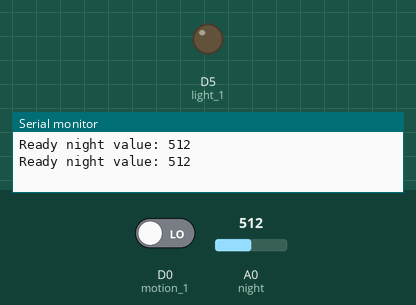
Recording of a sketch running on a simulated ESP8266 (NodeMCU). Shown: output pins drawn as LEDs (lit = HIGH), the last lines printed to the serial monitor. The inputs (shaded band) are chosen by the test bench; at power-on: D0 (motion_1) LOW, A0 (night) = 512.

Above: at 2.8 s.
2.9 s: D0 (motion_1) driven HIGH
5.5 s: A0 (night) set to 52
7.2 s: A0 (night) set to 45
At 8.4 s:
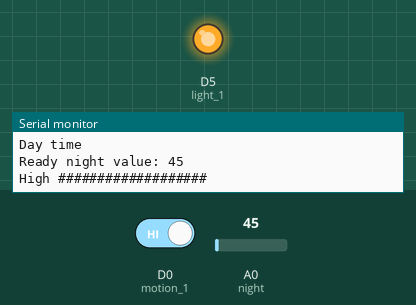
Timing chart, 0 to 10.2 s (numbered marks = the images above; inputs shaded):
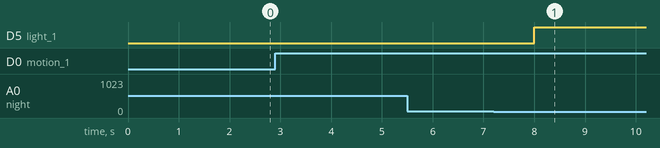

Measured:
- the behaviour switches between 50 and 49 on A0 (night) (found by bisection; images 0 and 1)
- after the input at 7.2 s, D5 (light_1): LOW → HIGH after 0.80 s

The sketch:

SmartLalten.ino
```cpp
#define motion_1  D0
#define night  A0
#define light_1  D5
void setup(){
  pinMode (motion_1,INPUT);

  pinMode (light_1, OUTPUT);
   digitalWrite (light_1,LOW);
  Serial.begin(9600);
}

void loop (){

  delay(1000); //this delay is to let the sensor settle down before taking a reading
  int motion_sensor = digitalRead(motion_1);
  Serial.print("Ready night value: ");
  int nightSensor =  analogRead(night);
  Serial.println(nightSensor);

  boolean lightOn = false;
  if (motion_sensor == HIGH) {
    if (nightSensor < 50){
      lightOn = true;
    }else {
      Serial.println("Day time");
    }
  }

  if (lightOn){
    Serial.println("High ###################");
    digitalWrite(light_1,HIGH);
    delay(5000);
  }else{
     digitalWrite(light_1,LOW);
  }


}
```
